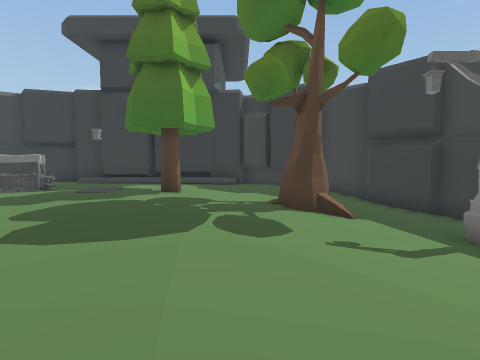
View 1 (above)

16 first-person views from a walk through a Unity game level. The camera is 1.2 m above the floor, tilts 4° down and sees 85° across. The floor is counted in squares, 1 m on a side. Each view is taken from the middle of a square. On the plan, view 1 faces up. The plan holds only what a view shows up to about 12 squares ahead; the rest is blank. The place goes on beyond the plan. The player character is not drawn. Some surface patterns are stand-ins.

View 2
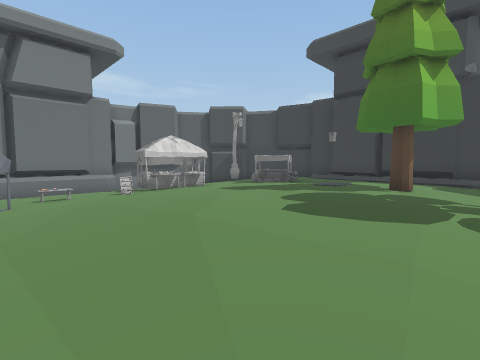

View 3
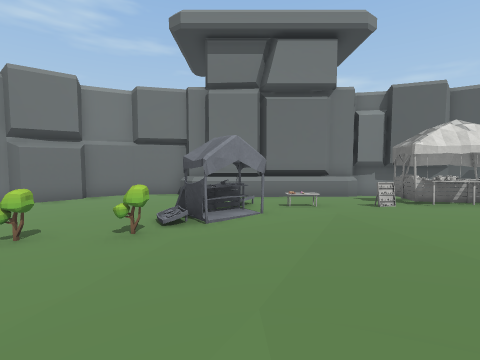

View 4
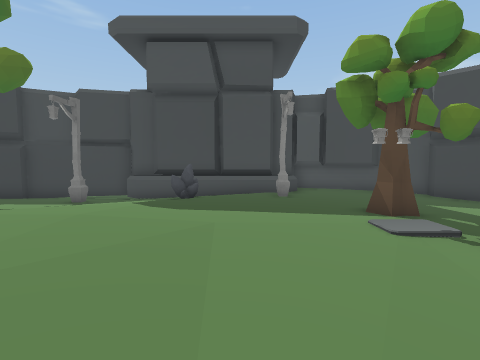

View 5
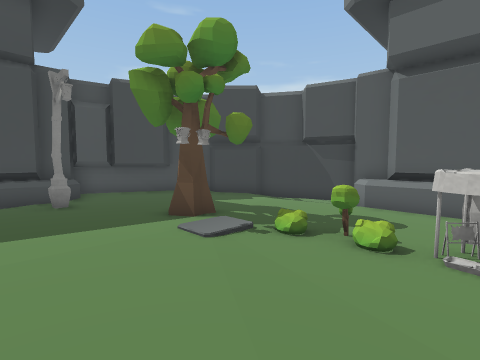

View 6
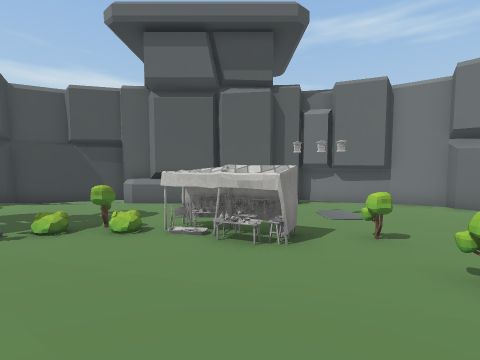

View 7
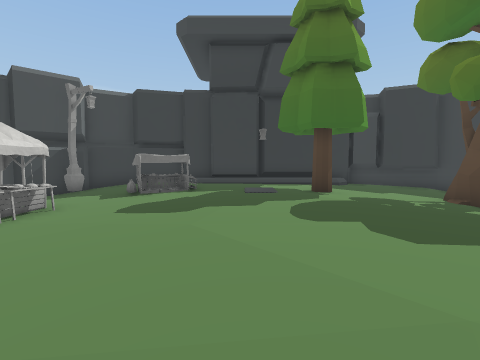

View 8
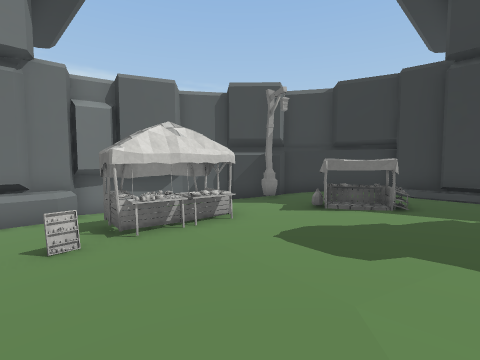

View 9
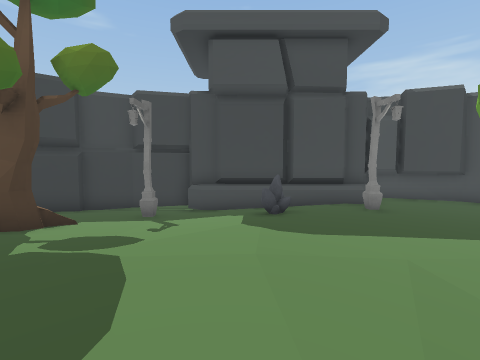

View 10
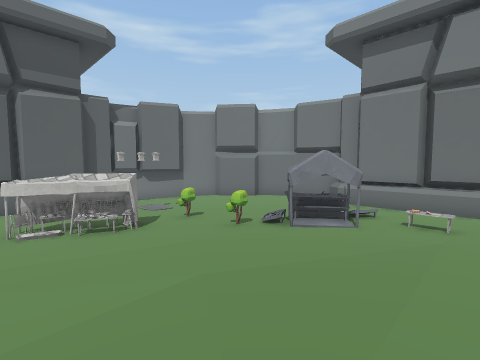

View 11
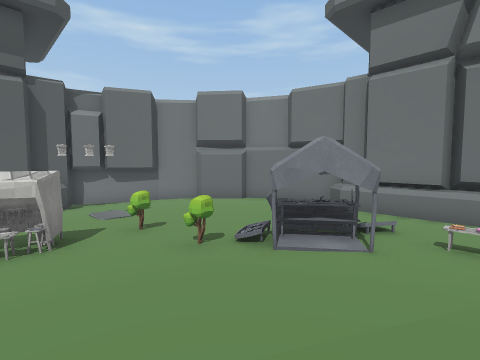

View 12
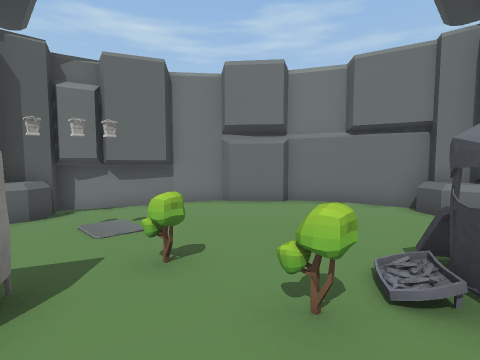

View 13
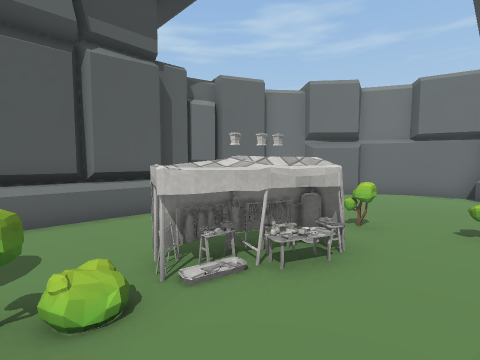

View 14
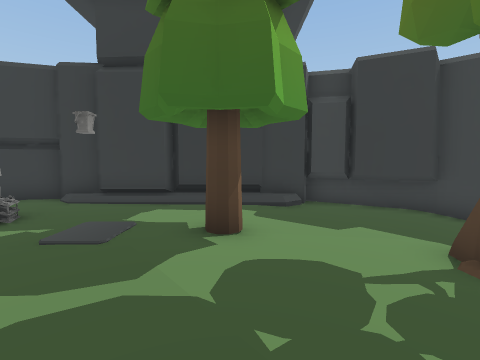

View 15
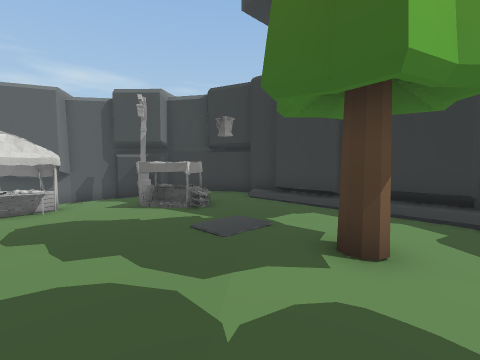

View 16
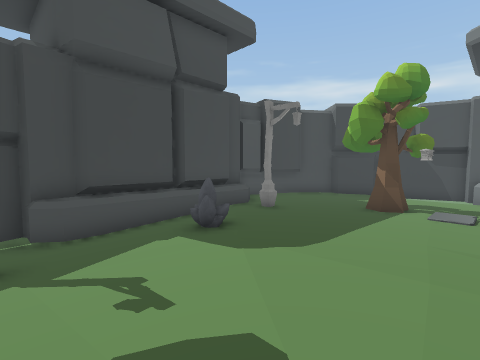

### Floor plan
Key: @ floor where view 1 was taken; # wall or solid block; . main floor; : floor 0.25 m higher than the main floor; - floor 0.25 m lower than the main floor; + floor 0.5 m higher than the main floor; _ floor 0.5 m lower than the main floor; / step, stairs or slope; = window, fence, low wall or low ledge; ^ raised ledge; T tree; S streetlight; B bush; O other object.
Columns run from 15 left of view 1 to 8 right of it. Each row starts with its distance up from view 1.
 12     ###############
 11    ##+++++++++++:####
 10   ##S+++/++++++::::.#
  9  ##:::+OO++++T+:::..##
  8  #.:::+O+++O+T+:/T...##
  7 ##..OO:+++++++++TT..--#
  6 #   OOO:++++++++//..--##
  5 #.  OO::++++++++///.S-_#
  4 #=.OOO::++++++++//..--=#
  3 #^...O:::+++++++:/..--^#
  2 #^...:::::++++++::...-#
  1 #^../.:::::++++::::OO-#
  0 #^......:::::::@:::...#
 -1 #=..:OO...::::::::....#
 -2 #=...OO.....:::::.....#
 -3 #^.....B............S.^#
 -4 #..............:O......#
 -5 #......B.OOO..//TT....##
 -6 #.........OOOB........#
 -7 ##....--..............#
 -8  ##.---.-............##
 -9   ##-------------.-.##
-10    ###-------------##
-11     ##########^=-###
-12               ###

Where each view was taken, in squares from view 1:
view 1: 0 up, 0 right, facing up
view 2: 1 down, 0 right, facing up-left
view 3: 1 down, 3 left, facing left
view 4: 1 down, 5 left, facing right
view 5: 1 down, 4 left, facing down-right
view 6: 0 up, 5 left, facing down
view 7: 0 up, 5 left, facing up
view 8: 2 up, 5 left, facing up-left
view 9: 2 up, 4 left, facing right
view 10: 2 up, 3 left, facing down-left
view 11: 1 up, 5 left, facing down-left
view 12: 2 down, 6 left, facing down-left
view 13: 3 down, 2 left, facing down-left
view 14: 4 up, 2 left, facing up
view 15: 5 up, 1 left, facing up-left
view 16: 5 up, 1 left, facing down-right
